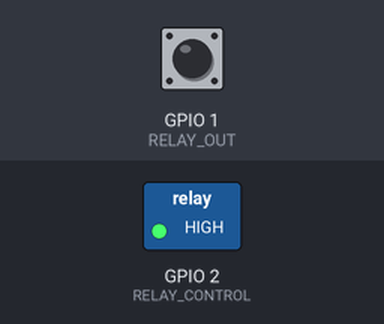
A program run on a simulated ESP32-S3. On the bench: switched loads named in the program (green lamp = pin HIGH). The test bench sets the inputs (shaded band); at power-on: GPIO 1 (RELAY_OUT) HIGH. What the program prints to the serial monitor is not drawn.

Above: at 1.7 s.
1.8 s: GPIO 1 (RELAY_OUT) pulled LOW for 0.15 s
At 3.2 s:
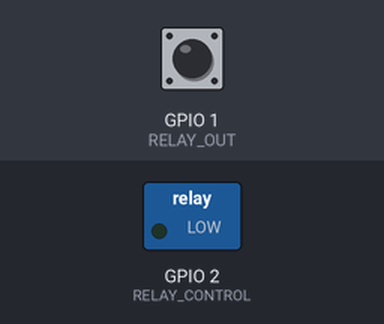
3.5 s: GPIO 1 (RELAY_OUT) pulled LOW for 1 s
At 5.6 s:
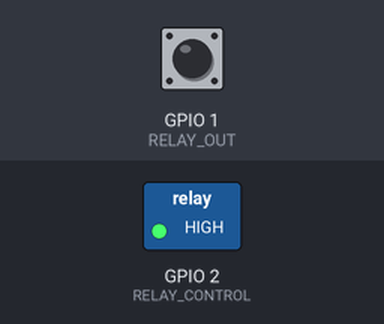
6.0 s: GPIO 1 (RELAY_OUT) pulled LOW for 3.2 s
At 6.7 s:
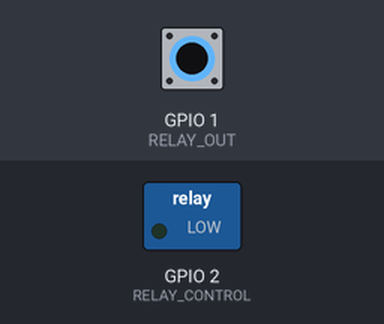
10.7 s: GPIO 1 (RELAY_OUT) pulsed LOW 5 times (0.12 s each, 0.3 s apart)
At 12.2 s:
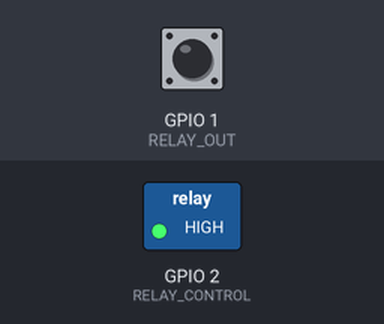
Timing chart, 0 to 14.2 s (numbered marks = the images above; inputs shaded):
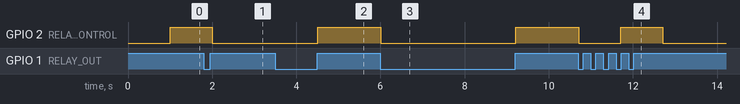

Measured:
- after the input at 1.8 s, GPIO 2 (RELAY_CONTROL): HIGH → LOW after 0.20 s
- after the input at 3.5 s, GPIO 2 (RELAY_CONTROL): LOW → HIGH after 1.0 s
- after the input at 6.0 s, GPIO 2 (RELAY_CONTROL): HIGH → LOW at once, → HIGH 3.2 s later
- after the input at 10.7 s, GPIO 2 (RELAY_CONTROL): HIGH → LOW at once, → HIGH 1.0 s later, → LOW 1.0 s later

The program:

main.cpp
```cpp
#include <Arduino.h>
#include <cstdint>

#define RELAY_OUT 1
#define RELAY_CONTROL 2

constexpr uint32_t delayMs = 1000;
constexpr uint32_t debounceUs = 10000; // 10 ms
constexpr uint16_t measurementsCount = 10;
volatile uint32_t firstContactEdgeUs = 0;
volatile uint32_t lastContactEdgeUs = 0;
volatile uint8_t lastContactState = HIGH;
volatile uint16_t contactEdgeCount = 0;

volatile bool contactEdgePending = false;
volatile bool measurementActive = false;

uint32_t lastTimeChange = 0;
uint32_t commandTimeUs = 0;

bool relayOn = false;
bool waitingForContact = false;

uint16_t onCounter = 0;
uint16_t offCounter = 0;
uint64_t onTimeSumUs = 0;
uint64_t offTimeSumUs = 0;
uint64_t onBounceTimeSumUs = 0;
uint64_t offBounceTimeSumUs = 0;
uint32_t onBouncePulseSum = 0;
uint32_t offBouncePulseSum = 0;

bool testFinished = false;

void ARDUINO_ISR_ATTR relayContactISR()
{
  if (!measurementActive)
  {
    return;
  }

  const uint32_t nowUs = micros();

  if (contactEdgeCount == 0)
  {
    firstContactEdgeUs = nowUs;
  }

  lastContactEdgeUs = nowUs;
  lastContactState = digitalRead(RELAY_OUT);
  contactEdgeCount++;
  contactEdgePending = true;
}

void setup()
{
  pinMode(RELAY_CONTROL, OUTPUT);
  pinMode(RELAY_OUT, INPUT_PULLUP);
  digitalWrite(RELAY_CONTROL, LOW);
  attachInterrupt(RELAY_OUT, relayContactISR,CHANGE);
  Serial.begin(115200);
  delay(500);
  Serial.println("HW2_2 Setuped");
  Serial.println("Relay delay measurement");
}

void loop()
{
  const uint32_t nowMs = millis();
  const uint32_t nowUs = micros();

  if (!testFinished && !waitingForContact && nowMs - lastTimeChange >= delayMs)
  {
    lastTimeChange = nowMs;
    relayOn = !relayOn;

    noInterrupts();
    measurementActive = false;
    firstContactEdgeUs = 0;
    lastContactEdgeUs = 0;
    contactEdgeCount = 0;
    contactEdgePending = false;
    interrupts();

    commandTimeUs = micros();
    digitalWrite(RELAY_CONTROL, relayOn ? HIGH : LOW);

    noInterrupts();
    measurementActive = true;
    interrupts();

    waitingForContact = true;

    Serial.printf("Command: relay ");
  }

  if (waitingForContact && contactEdgePending)
  {
    uint32_t firstEdgeTimeUs;
    uint32_t lastEdgeTimeUs;
    uint8_t edgeState;
    uint16_t edgeCount;

    noInterrupts();
    firstEdgeTimeUs = firstContactEdgeUs;
    lastEdgeTimeUs = lastContactEdgeUs;
    edgeState = lastContactState;
    edgeCount = contactEdgeCount;
    interrupts();

    if (nowUs - lastEdgeTimeUs >= debounceUs)
    {
      bool edgeIsStable = false;

      noInterrupts();
      if (lastContactEdgeUs == lastEdgeTimeUs && lastContactState == edgeState &&  contactEdgeCount == edgeCount)
      {
        contactEdgePending = false;
        edgeIsStable = true;
      }
      interrupts();

      if (edgeIsStable)
      {
        const uint8_t expectedState =
            relayOn ? LOW : HIGH;

        if (edgeState == expectedState)
        {
          noInterrupts();
          measurementActive = false;
          interrupts();

          waitingForContact = false;
          const uint32_t switchingTimeUs = lastEdgeTimeUs - commandTimeUs;
          const uint32_t bounceDurationUs = lastEdgeTimeUs - firstEdgeTimeUs;
          const uint16_t bouncePulseCount = edgeCount > 1 ? (edgeCount - 1) / 2 : 0;

          if (relayOn)
          {
            onCounter++;
            onTimeSumUs += switchingTimeUs;
            onBounceTimeSumUs += bounceDurationUs;
            onBouncePulseSum += bouncePulseCount;

            Serial.printf("ON  #%u: delay = %.3f ms, bounce = %.3f ms, edges = %u, bounce pulses = %u\n",
                onCounter, switchingTimeUs / 1000.0, bounceDurationUs / 1000.0, edgeCount, bouncePulseCount);
          }

          else
          {
            offCounter++;
            offTimeSumUs += switchingTimeUs;
            offBounceTimeSumUs += bounceDurationUs;
            offBouncePulseSum += bouncePulseCount;

            Serial.printf("OFF #%u: delay = %.3f ms, bounce = %.3f ms, edges = %u, bounce pulses = %u\n",
                offCounter, switchingTimeUs / 1000.0, bounceDurationUs / 1000.0, edgeCount, bouncePulseCount);
          }
        }
      }
    }
  }

  if (!testFinished && onCounter >= measurementsCount && offCounter >= measurementsCount)
  {
    testFinished = true;

    const uint32_t averageOnUs = onTimeSumUs / onCounter;
    const uint32_t averageOffUs = offTimeSumUs / offCounter;
    const uint32_t averageOnBounceUs = onBounceTimeSumUs / onCounter;
    const uint32_t averageOffBounceUs =  offBounceTimeSumUs / offCounter;
    const float averageOnBouncePulses = static_cast<float>(onBouncePulseSum) / onCounter;
    const float averageOffBouncePulses = static_cast<float>(offBouncePulseSum) / offCounter;

    Serial.println("\n------------- RESULTS -------------");
    Serial.printf("Average ON delay : %.3f ms\n", averageOnUs / 1000.0);
    Serial.printf("Average OFF delay: %.3f ms\n", averageOffUs / 1000.0);
    Serial.printf("\nAverage ON bounce :%.3f ms\n", averageOnBounceUs / 1000.0);
    Serial.printf("Average OFF bounce: %.3f ms\n", averageOffBounceUs / 1000.0);
    Serial.printf("Average ON bounce pulses : %.2f\n", averageOnBouncePulses);
    Serial.printf("Average OFF bounce pulses: %.2f\n", averageOffBouncePulses);
  }
}
```
